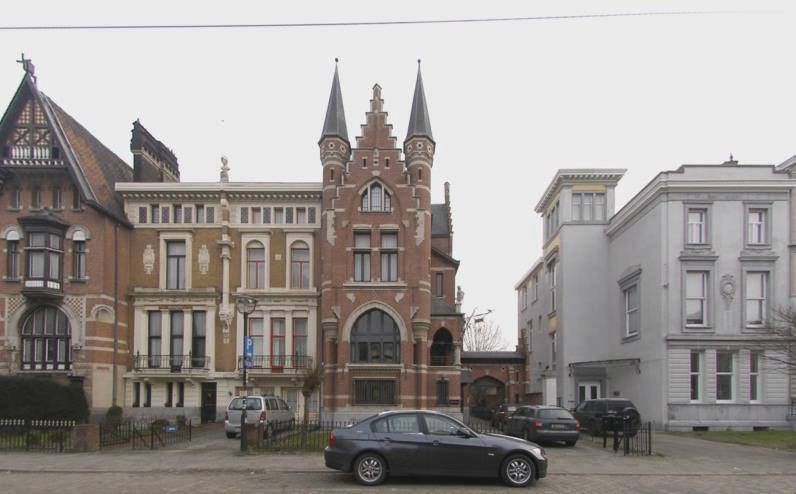
#> input picture 015.JPG, 796 x 494 px
$ python matcher.py
#> lines starting #> are read from the running program, lines starting #| are printed output that depends on the picture
import cv2
import numpy as np
import matplotlib.pyplot as plt
from random import randrange

img_ = cv2.imread('015.JPG')
#> img_ is the input picture: shape (494, 796, 3); mean B, G, R 149.2, 152, 156.8
img1 = cv2.cvtColor(img_,cv2.COLOR_BGR2GRAY)
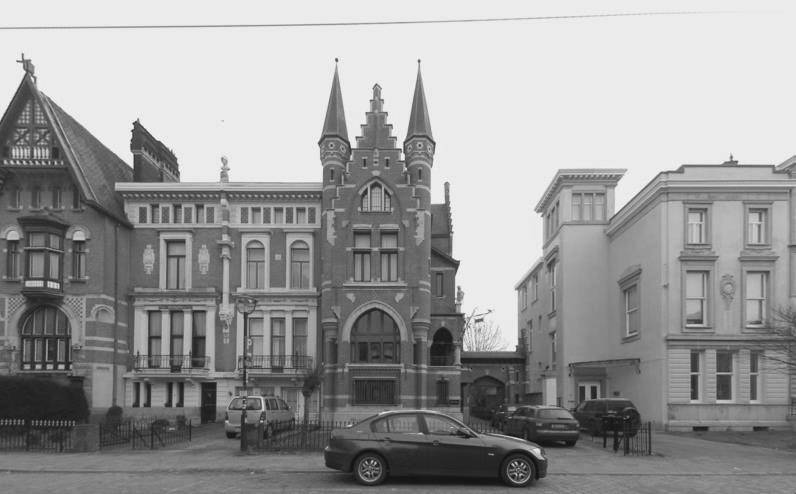
#> img1: shape (494, 796); min 10, max 255, mean 153.1

img = cv2.imread('016.JPG')
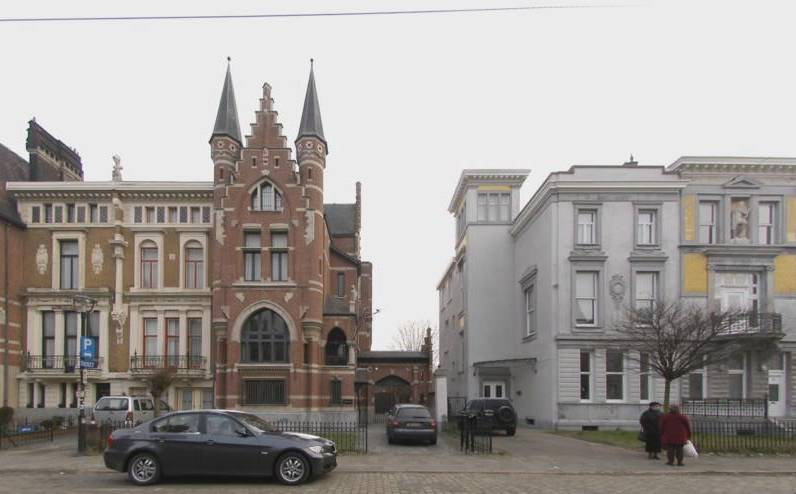
#> input picture 016.JPG, 796 x 494 px
#> img is the input picture: shape (494, 796, 3); mean B, G, R 151.5, 154.9, 159.7
img2 = cv2.cvtColor(img,cv2.COLOR_BGR2GRAY)
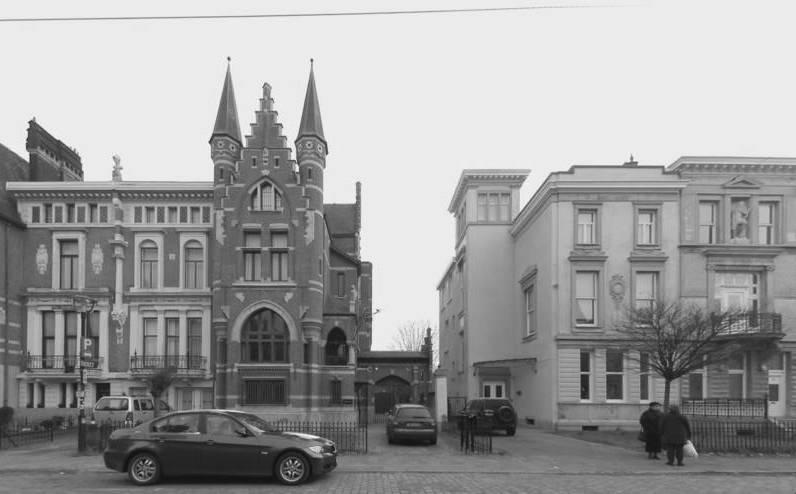
#> img2: shape (494, 796); min 11, max 255, mean 156


sift = cv2.xfeatures2d.SIFT_create()
# find the keypoints and descriptors with SIFT
kp1, des1 = sift.detectAndCompute(img1,None)
#> kp1 = 2633 keypoints; strongest (x, y, size): (336, 60, 2.2), (419, 61, 2), (536, 451, 6.5), (402, 157, 4.1)
kp2, des2 = sift.detectAndCompute(img2,None)
#> kp2 = 2713 keypoints; strongest (x, y, size): (229, 59, 2.1), (312, 60, 2), (25, 155, 6.3), (37, 136, 15.7)
# BFMatcher with default params
bf = cv2.BFMatcher()
matches = bf.knnMatch(des1,des2, k=2)
#> matches = 2633 matches

# Apply ratio test
good = []
for m in matches:
     if m[0].distance < 0.5*m[1].distance:
     	good.append(m)
#> after the loop, good = 321 matches
matches = np.asarray(good)

# Check keypoint in the images
img4 = cv2.drawKeypoints(img_, kp1, None, flags=cv2.DRAW_MATCHES_FLAGS_DRAW_RICH_KEYPOINTS)
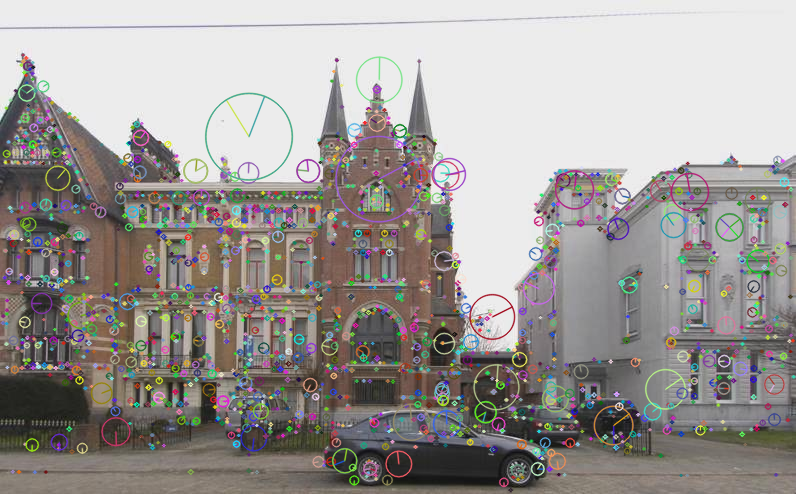
#> img4: shape (494, 796, 3); mean B, G, R 150.5, 153.3, 157.5
cv2.imshow('fast_true1.png', img4)
img5 = cv2.drawKeypoints(img, kp2, None, flags=cv2.DRAW_MATCHES_FLAGS_DRAW_RICH_KEYPOINTS)
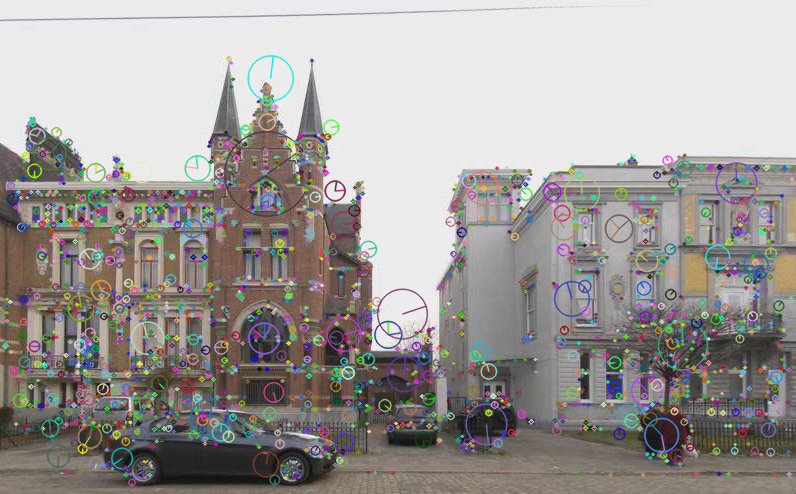
#> img5: shape (494, 796, 3); mean B, G, R 153.5, 156.3, 159.9
cv2.imshow('fast_true2.png', img5)
cv2.waitKey(0)

# Check KNN keypoint
img3 = cv2.drawMatchesKnn(img1,kp1,img2,kp2,good,flags=2, outImg = None)
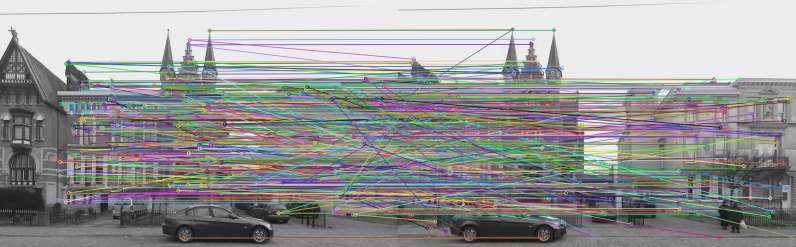
#> img3: shape (494, 1592, 3) (shown at 1/2 size); mean of channels 0, 1, 2 151.2, 151.9, 151.3; drawn as B, G, R
cv2.imshow('a', img3)
cv2.waitKey(0)

FLANN_INDEX_KDTREE = 0
index_params = dict(algorithm = FLANN_INDEX_KDTREE, trees = 5)
search_params = dict(checks=50)   # or pass empty dictionary

flann = cv2.FlannBasedMatcher(index_params, search_params)

matches = flann.knnMatch(des1,des2,k=2)

matchesMask = [[0,0] for i in range(len(matches))]
#> matchesMask = 2633 pairs, first value 0 to 0, second value 0 to 0

for i,(m,n) in enumerate(matches):
    if m.distance < 0.7*n.distance:
        matchesMask[i]=[1,0]
#> after the loop, matchesMask = 2633 pairs, first value 0 to 1, second value 0 to 0

draw_params = dict(matchColor = (0,255,0), singlePointColor = (255,0,0),matchesMask = matchesMask, flags = 0)
#> draw_params = 4 items

img6 = cv2.drawMatchesKnn(img1,kp1,img2,kp2,matches,None,**draw_params)
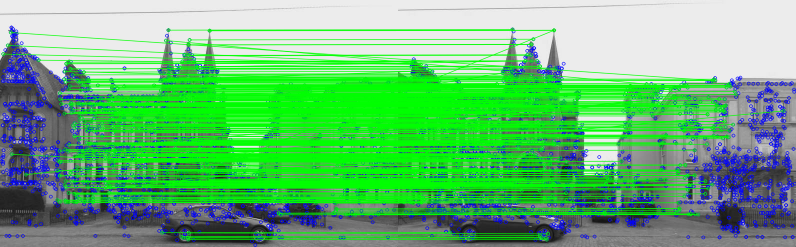
#> img6: shape (494, 1592, 3) (shown at 1/2 size); mean of channels 0, 1, 2 116.9, 184.4, 102.7; drawn as B, G, R
cv2.imshow('aaa', img6)
cv2.waitKey(0)
